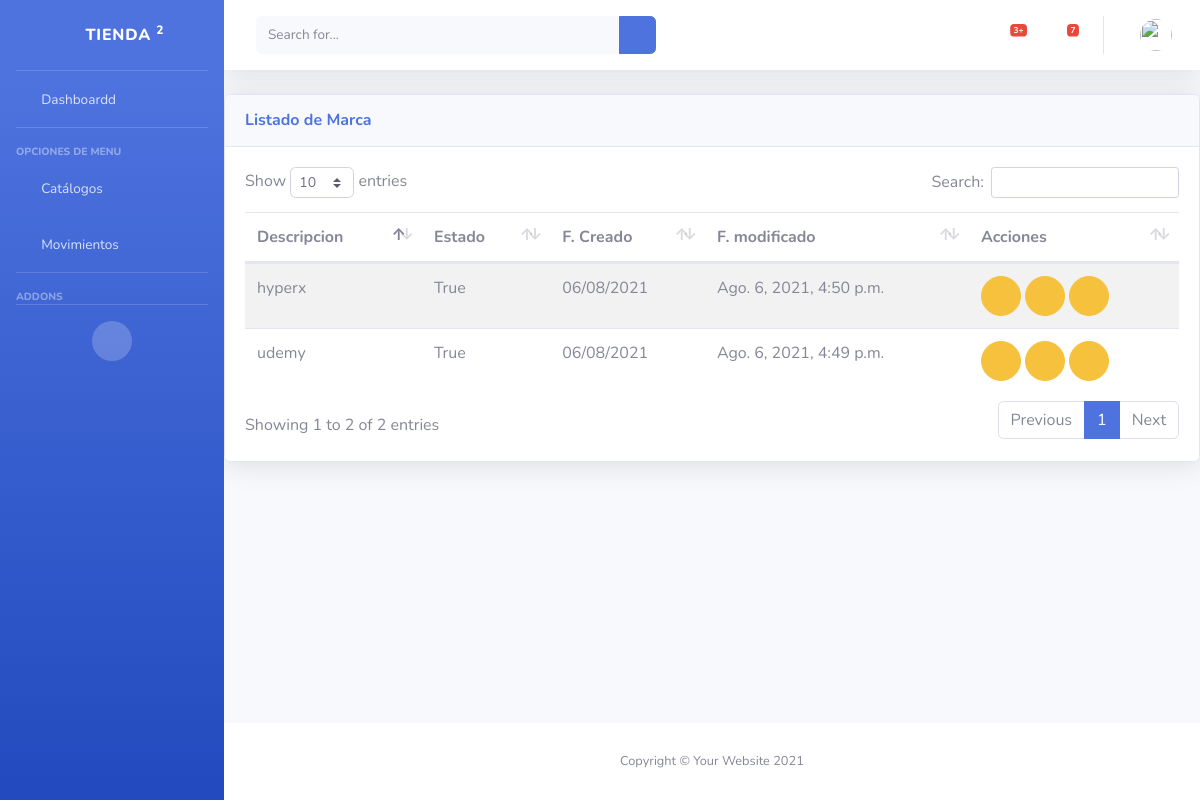
The page /inv/marca/ (signed in) on the database its author committed.
### inv/models.py (models this page shows, shortened)
class Marca(Class_Modelo):
    description = models.CharField(max_length=100,help_text=" descripcion de la marca",unique=True,verbose_name="descripcion")
    title = models.CharField(max_length=50,blank=True)
    class Meta:
        verbose_name ="Marca"
        verbose_name_plural ="Marcas"

### inv/views.py (the view)
# urls.py: path('marca/',views.Marcaview,name='marca_list'),
@login_required(login_url='login')
@permission_required('inv.view_marca',login_url='SinPrivilegios')
def Marcaview(request):
    marcas =Marca.objects.all()
    return render(request,'inv/marca_list.html',{
        'marcas':marcas
    })

### inv/templates/inv/marca_list.html (shortened to what this page needs)
{% extends "base/base.html" %}
{%load static%}
{%block page_content %}
<div class="card shadow mb-4">
                                <div
                                    class="card-header py-3 d-flex flex-row align-items-center justify-content-between">
                                    <h6 class="m-0 font-weight-bold text-primary">Listado de Marca</h6>
                                    <div class="dropdown no-arrow">
                                        <a class="dropdown-toggle" href="#" role="button" id="dropdownMenuLink"
                                            data-toggle="dropdown" aria-haspopup="true" aria-expanded="false">
                                            <i class="fas fa-ellipsis-v fa-sm fa-fw text-gray-400"></i>
                                        </a>
                                    </div>
                                </div>
                                <div class="card-body">
                                   {%if not marcas %}
                                       <div class= "alert alert-info">No hay Marcas</div>
                                    {%else%}
                                    <table class="table table-striped table-hover">
                                        <thead>
                                                <th> Descripcion </th>
                                                <th> Estado</th>
                                                <th> F. Creado</th>
                                                <th> F. modificado</th>
                                                <th class="all">Acciones </th>
                                        </thead>
                                        <tbody>
                                        {% for item in marcas %}
                                            <tr>
                                                <td>{{ item.description}} </td>
                                                <td> {{ item.estado}}</td>
                                                <td> {{ item.created_at|date:"d/m/Y"}}</td>
                                                <td> {{ item.update_at }}</td>
                                                <td>
                                                    <a onclick="return abrir_modal('{% url 'editarMarca' id=item.id%}')" href="#" class="btn btn-warning btn-circle" role="button"><i class =" far fa-edit"></i> </a>
                                                    <a href="{% url 'ActivarMarca' id=item.id %}" class="btn btn-warning btn-circle" role="button"><i class =" far fa-thumbs-up"></i> </a>
                                                    <a href="{% url 'inactivarMarca' id=item.id %}" class="btn btn-warning btn-circle" role="button"><i class =" far fa-thumbs-down"></i> </a>
                                                </td>
                                            </tr>
                                        {% endfor %}
                                        </tbody>
                                    </table>
                                {%endif %}
                                </div>
                            </div>
                            {%endblock%}

### rows shown on the page
Marca: description "udemy", estado "True", created_at "06/08/2021", update_at "Ago. 6, 2021, 4:49 p.m."
Marca: description "hyperx", estado "True", created_at "06/08/2021", update_at "Ago. 6, 2021, 4:50 p.m."
